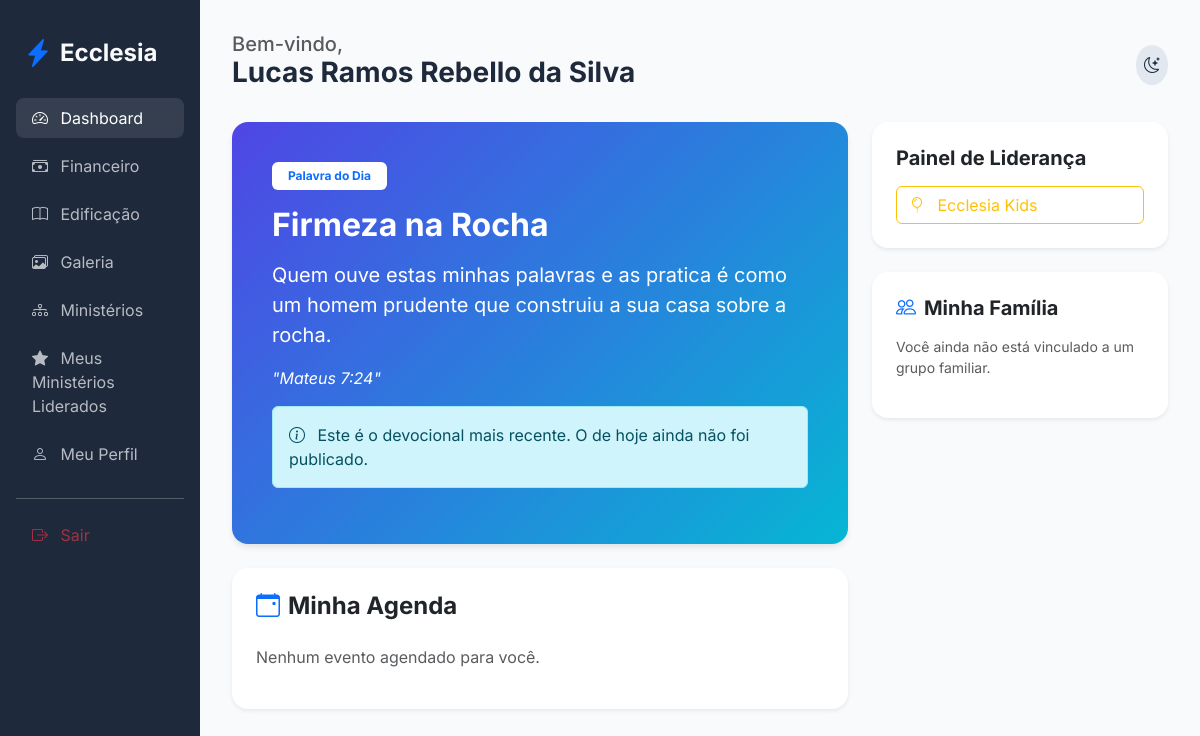
The app's page /members/dashboard (signed in), older data.
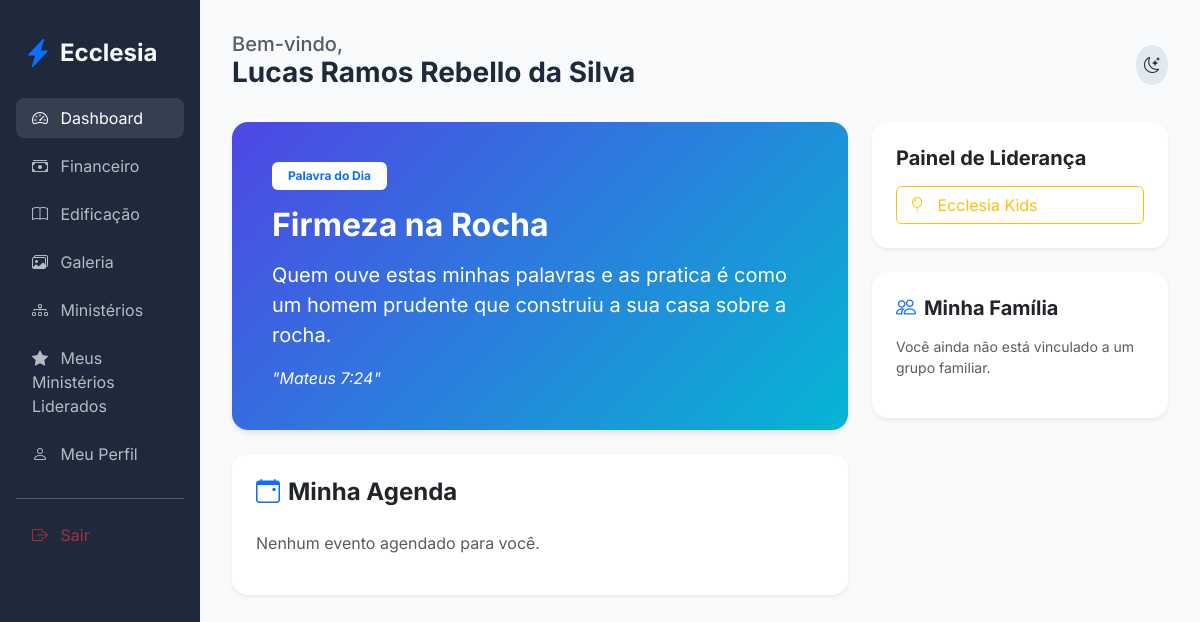
The same page, newer data.
### app/core/models.py (models this page shows)
class Devotional(db.Model):
    id = db.Column(db.Integer, primary_key=True)
    title = db.Column(db.String(200))
    content = db.Column(db.Text, nullable=False)
    verse = db.Column(db.String(200))
    date = db.Column(db.Date, default=datetime.utcnow().date)

### app/modules/members/routes.py (the view)
@members_bp.route('/dashboard')
@login_required
def dashboard():
    latest_devotional = Devotional.query.order_by(Devotional.date.desc()).first()
    recent_studies = Study.query.order_by(Study.created_at.desc()).limit(3).all()
    ministry_ids = [m.id for m in current_user.ministries]
    personal_agenda = Event.query.filter(
        (Event.church_id == current_user.church_id) &
        ((Event.ministry_id == None) | (Event.ministry_id.in_(ministry_ids)))
    ).order_by(Event.start_time.asc()).all()
    pending_members = []
    if current_user.can_approve_members or (current_user.church_role and current_user.church_role.name in ['Administrador Global', 'Pastor Líder']):
        pending_members = User.query.filter_by(church_id=current_user.church_id, status='pending').all()
    return render_template('members/dashboard.html',
                           devotional=latest_devotional,
                           studies=recent_studies,
                           agenda=personal_agenda,
                           pending_members=pending_members,
                           datetime=datetime)

### app/templates/members/dashboard.html (shortened to what the changed rows need)
{% extends "base.html" %}
{% block content %}
<div class="row g-4">
    <div class="col-lg-8">
        <div class="card devotional-card border-0 p-4 mb-4">
            <div class="card-body">
                <span class="badge bg-white text-primary px-3 py-2 mb-3">Palavra do Dia</span>
                {% if devotional and devotional.date == datetime.utcnow().date() %}
                    <h2 class="fw-bold mb-3">{{ devotional.title }}</h2>
                    <p class="fs-5 opacity-90">{{ devotional.content | safe }}</p>
                    {% if devotional.verse %}
                    <p class="fst-italic mt-3 mb-0">"{{ devotional.verse }}"</p>
                    {% endif %}
                {% elif devotional %}
                    <h2 class="fw-bold mb-3">{{ devotional.title }}</h2>
                    <p class="fs-5 opacity-90">{{ devotional.content | safe }}</p>
                    {% if devotional.verse %}
                    <p class="fst-italic mt-3 mb-0">"{{ devotional.verse }}"</p>
                    {% endif %}
                    <div class="alert alert-info mt-3">
                        <i class="bi bi-info-circle me-2"></i>
                        Este é o devocional mais recente. O de hoje ainda não foi publicado.
                    </div>
                {% endif %}
            </div>
        </div>
    </div>
</div>
{% endblock %}

Row changes from the older to the newer data that the page shows:
changed Devotional "Firmeza na Rocha": date "2026-02-08" → "2026-02-09" (drawn)
Text that changed along with them:
text no longer shown: "Este é o devocional mais recente. O de hoje ainda não foi publicado."
